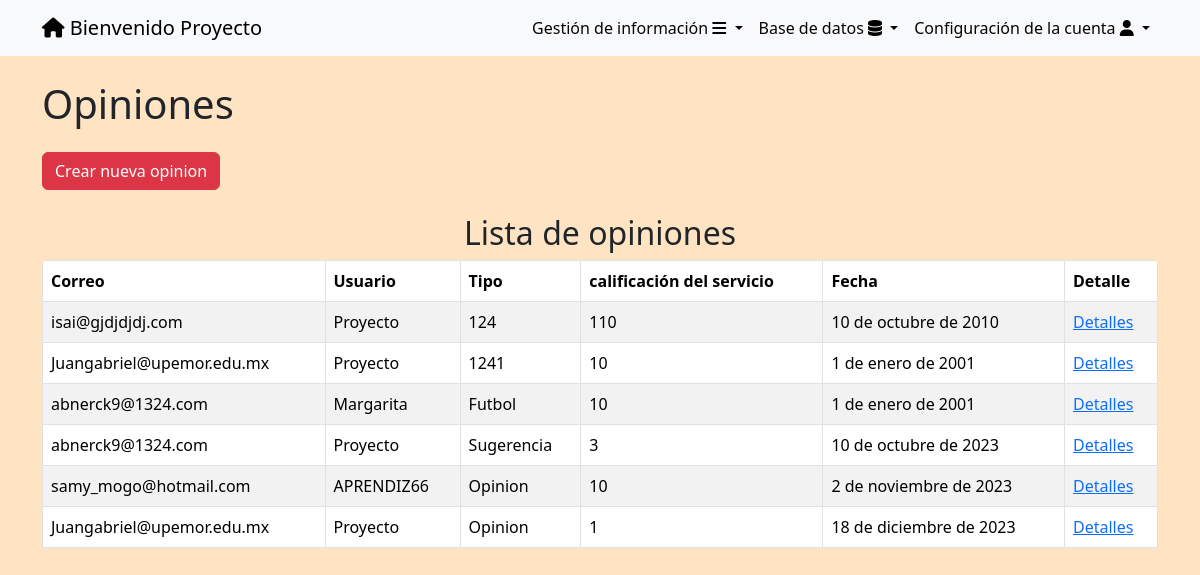
/opiniones/ (signed in), run on the app's committed database.
### tasks/models.py (models this page shows)
class Opionion(models.Model):
    QUEJA = 'Queja'
    OPINION = ' '
    SUGERENCIA = 'Sugerencia'
    ESTADO_CHOICES = [
        (QUEJA, 'Queja'),
        (OPINION, 'Opinion'),
        (SUGERENCIA, 'Sugerencia'),
    ]
    Correo  = models.EmailField(blank=True,null=True)
    FechaRegistro = models.DateField(auto_now_add=True,blank=True,null=True)
    tipo = models.CharField(blank=True,null=True,max_length=100,choices=ESTADO_CHOICES)
    descripcion = models.TextField(blank=True,null=True)
    calificacion = models.IntegerField(blank=True,null=True,validators=[MinValueValidator(1), MaxValueValidator(10)])
    user = models.ForeignKey(User, on_delete=models.CASCADE,blank=True, null=True)

### tasks/views.py (the view)
# urls.py: path('opiniones/',views.opiniones,name='opiniones'),
@login_required
def opiniones(request):
    if request.user.is_superuser:
        opiniones = Opionion.objects.all()
    else:
        opiniones = Opionion.objects.filter(user=request.user)
    return render(request, 'opiniones.html', {
        'opiniones': opiniones,
    })

### tasks/templates/opiniones.html (shortened to what this page needs)
{% extends 'base.html' %}
{% block content %}
<body>
    <div class="container mt-4">
        <a href="/opiniones/" class="text-dark text-decoration-none"><h1 >Opiniones</h1></a>
<a href="{% url 'create_opinion' %}" class="btn btn-danger mt-3">Crear nueva opinion</a>
    </div>
<div class="container mt-4">
    <h2 class="text-center">Lista de opiniones</h2>
    <div class="table-responsive rounded">
        <table class="table table-bordered table-striped">
            <thead class="thead-dark">
                <tr>
                    <th>Correo</th>
                    <th>Usuario</th>
                    <th>Tipo</th>
                    <th>calificación del servicio</th>
                    <th>Fecha</th>
                    {% if user.is_superuser or user.is_staff %}
                    <th>Detalle</th>
                    {% endif %}
                </tr>
            </thead>
            <tbody>
                {% for opinion in opiniones %}
                <tr>
                    <td>{{ opinion.Correo }}</td>
                    <td>{{ opinion.user.username}}</td>
                    <td>{{ opinion.tipo}}</td>
                    <td>{{ opinion.calificacion}}</td>
                    <td>{{ opinion.FechaRegistro}}</td>
                    {% if user.is_superuser or user.is_staff %}
                    <td><a href="{% url 'opinion_detail' opinion.id %}" >Detalles</a></td>
                    {% endif %}
                </tr>
                {% endfor %}
            </tbody>
        </table>
    </div>
</div>
</body>
{% endblock %}

### tasks/templates/base.html (shortened to what this page needs)
<!DOCTYPE html>
<html lang="en">
<head>
    <link rel="stylesheet" href="https://cdn.jsdelivr.net/npm/bootstrap@5.3.2/dist/css/bootstrap.min.css">
    <link rel="stylesheet" href="https://cdnjs.cloudflare.com/ajax/libs/font-awesome/6.4.2/css/all.min.css">
    <link rel="stylesheet" href="https://cdn.jsdelivr.net/npm/bootstrap@5.3.2/dist/css/bootstrap.min.css">
</head>
<body>
    <nav class="navbar navbar-expand-lg bg-body-tertiary">
        <div class="container">
            {% if user.is_authenticated %}
            <a class="navbar-brand" href="/" id="uno"> <i class="fa-solid fa-house" style="color: #000000;"></i>
                Bienvenido {{user.username}}</a>
            {% endif %}
            {% if user.is_authenticated %}
            <div class="collapse navbar-collapse" id="navbarSupportedContent">
                <ul class="navbar-nav ms-auto">
                    <li class="nav-item dropdown">
                        <a class="nav-link dropdown-toggle" href="#" role="button" data-bs-toggle="dropdown"
                            aria-expanded="false">
                            Gestión de información <i class="fa-solid fa-bars" style="color: #00040b;"></i>
                        </a>
                    </li>
                    {% if user.is_superuser %}
                    <li class="nav-item dropdown">
                        <a class="nav-link dropdown-toggle" href="#" role="button" data-bs-toggle="dropdown"
                            aria-expanded="false">
                            Base de datos <i class="fa-solid fa-database" style="color: #000000;"></i>
                        </a>
                        {% endif %}
                    <li class="nav-item dropdown">
                        <a class="nav-link dropdown-toggle" href="#" role="button" data-bs-toggle="dropdown"
                            aria-expanded="false">
                            Configuración de la cuenta <i class="fa-solid fa-user" style="color: #000000;"></i>
                        </a>
            {% endif %}
        </div>
    </nav>
</body>
</html>
{% block content %}
{% endblock %}

### tasks/templates/base.html (style rules this page uses)
.nav-link { display: block; text-decoration: none; color: #080404; padding: 5px; }

### tasks/templates/opiniones.html (style rules this page uses)
body { background-color: bisque; background-size: cover; }

### data on the page
Opionion: Correo "isai@gjdjdjdj.com", user.username "Proyecto", tipo "124", calificacion "110", FechaRegistro "10 de octubre de 2010"
Opionion: Correo "Juangabriel@upemor.edu.mx", user.username "Proyecto", tipo "1241", calificacion "10", FechaRegistro "1 de enero de 2001"
Opionion: Correo "abnerck9@1324.com", user.username "Margarita", tipo "Futbol", calificacion "10", FechaRegistro "1 de enero de 2001"
Opionion: Correo "abnerck9@1324.com", user.username "Proyecto", tipo "Sugerencia", calificacion "3", FechaRegistro "10 de octubre de 2023"
Opionion: Correo "samy_mogo@hotmail.com", user.username "APRENDIZ66", tipo "Opinion", calificacion "10", FechaRegistro "2 de noviembre de 2023"
Opionion: Correo "Juangabriel@upemor.edu.mx", user.username "Proyecto", tipo "Opinion", calificacion "1", FechaRegistro "18 de diciembre de 2023"

### other printed values
{{ user.username }} "Proyecto"
